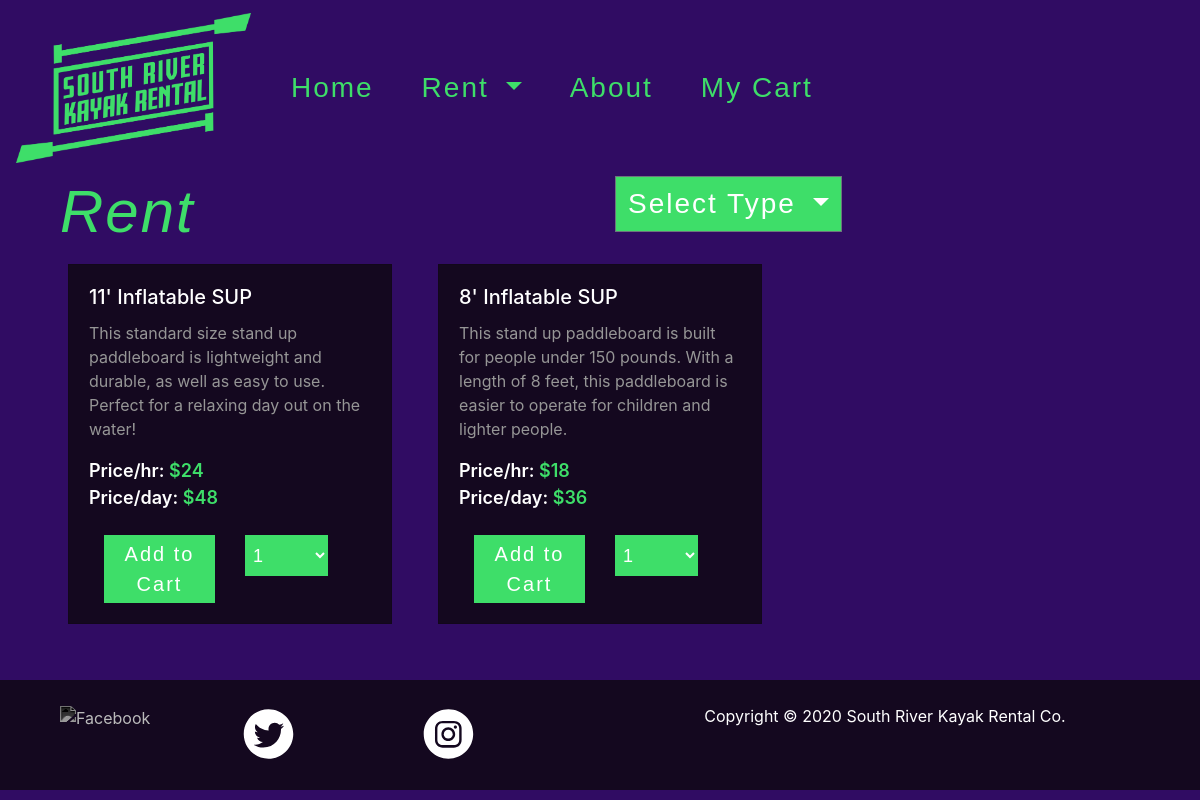
Page /rent/paddleboard/ on the committed database.
### tables this page shows
CREATE TABLE "rentals" (
	"name"	TEXT,
	"description"	TEXT,
	"type"	INTEGER,
	"cost-hour"	INTEGER,
	"cost-day"	INTEGER,
	"id"	INTEGER
);

### application.py (the view)
@app.route("/rent/")
@app.route("/rent/<type>/")
def rent(type=1):
    connection=sqlite3.connect("rentals.db")
    cursor=connection.cursor()
    cursor.execute("SELECT * FROM rentals")
    rentals=cursor.fetchall()
    names=[]
    descriptions=[]
    types=[]
    costs_hour=[]
    costs_day=[]
    ids=[]
    length=0
    type_indicator=-1
    if type=="kayak":
        type_indicator=1
    if type=="canoe":
        type_indicator=2
    if type=="paddleboard":
        type_indicator=3
    for i in range(len(rentals)):
        if type_indicator==rentals[i][2] or type_indicator==-1:
            names.append(rentals[i][0])
            descriptions.append(rentals[i][1])
            types.append(rentals[i][2])
            costs_hour.append(rentals[i][3])
            costs_day.append(rentals[i][4])
            ids.append(rentals[i][5])
            length+=1
    return render_template("rent.html", names=names, descriptions=descriptions, types=types, costs_hour=costs_hour, costs_day=costs_day, length=length, ids=ids)

### templates/rent.html (shortened to what this page needs)
{% extends "layout.html" %}
{% block main %}
<div class="container">
  <div class="row">
    <div class="col">
      <h1 class="rent-header">Rent</h1>
    </div>
    <div class="col">
      <div class="dropdown float-left">
        <button class="btn dropdown-btn btn-secondary dropdown-toggle" type="button" id="dropdownMenuButton" data-toggle="dropdown" aria-haspopup="true" aria-expanded="false">
          Select Type
        </button>
      </div>
    </div>
  </div>
</div>
<div>
  <div class="container mb-5">
    <div class="row">
      {% for i in range(length) %}
        <div class="col-xs-12 col-md-6 col-lg-4">
          <div class="card m-2">
            <div class="card-body">
              <h5 class="card-title">{{names[i]}}</h5>
              <p class="card-text">{{descriptions[i]}}</p>
              <div><span class="price-label">Price/hr: <span class="green-text">${{costs_hour[i]}}</span></span></div>
              <div><span class="price-label">Price/day: <span class="green-text">${{costs_day[i]}}</span></span></div>
              <form action="/createcookie" method="POST">
                <div class="container">
                  <div class="row">
                    <div class="col">
                      <button class="btn btn-primary add-to-cart mt-4" type="submit" name="item" value={{ids[i]}}>Add to Cart</button>
                    </div>
                    <div class="col">
                      <select class="form-control quantity-selector mt-4" name="quantity">
                        <option>1</option>
                      </select>
                    </div>
                  </div>
                </div>
              </form>
            </div>
          </div>
        </div>
      {% endfor %}
    </div>
  </div>
</div>
{% endblock %}

### static/stylesheet.css (style rules this page uses)
body { background-color: #300c63; }
.card { background-color: #14081f; border-radius: 0; }
.card-title { color: white; }
.card-text { color: #969696; }
.price-label { color: white; font-weight: 600; font-size: 18px; }
.green-text { color: #3ede69; }
.add-to-cart { border-radius: 0; color: white; background-color: #3ede69; font-size: 20px; font-family: fresno, sans-serif; font-weight: 400; font-style: normal; letter-spacing: 2px; padding: 4px; border: none; }
.rent-header { color: #3ede69; font-size: 60px; font-family: fresno, sans-serif; font-weight: 400; font-style: normal; letter-spacing: 2px; font-style: italic; }
.dropdown-btn { color: white; font-size: 28px; font-family: fresno, sans-serif; font-weight: 400; font-style: normal; letter-spacing: 2px; background-color: #3ede69; border-radius: 0; }
.quantity-selector { color: white; font-size: 18px; font-family: fresno, sans-serif; font-weight: 400; font-style: normal; letter-spacing: 2px; background-color: #3ede69; border-radius: 0; border: none; padding: 4px; }
.form-control { max-width: 75%; margin-top: 3px; }

### rows in the picture
rentals: name "11' Inflatable SUP", description "This standard size stand up paddleboard is lightweight and durable, as well as easy to use. Perfect for a relaxing day out on the water!"
rentals: name "8' Inflatable SUP", description "This stand up paddleboard is built for people under 150 pounds. With a length of 8 feet, this paddleboard is easier to operate for children and lighter people."

### other values in the picture
{{ costs_hour[i] }} "24" "18"
{{ costs_day[i] }} "48" "36"
